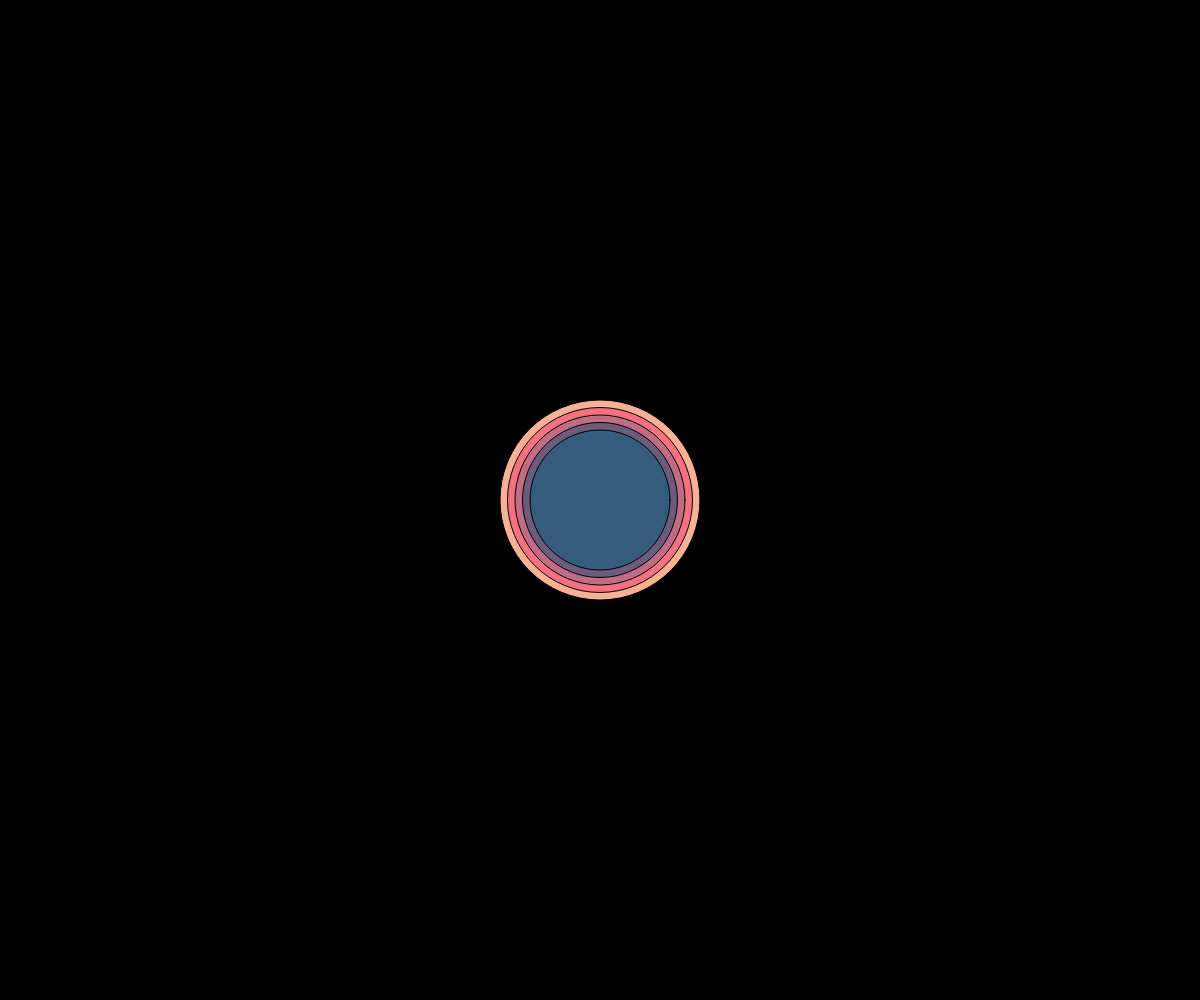
Frame 1 (no input)
Frame 60 (no input): identical to frame 1, image omitted
Frame 120 (the mouse pressed at the canvas centre since frame 60): identical to frame 1, image omitted

The p5.js sketch that drew this single still picture (run headless with seeded random() and noise() and a simulated clock; from frame 60 on, the mouse is pressed at the canvas centre):

// p5.js sketch
// ── sketch.js
let x, y, d;
let colorPalette = ['#F8B195', '#F67280', '#C06C84', '#6C5B7B', '#355C7D'];
let numCircles;
let spacing; 

function setup() {
  createCanvas(windowWidth, windowHeight);
  
  x = width/2;
  y = height/2;
  d = width/2;
spacing = d/numCircles;
  numCircles = 5;
}

function draw() {
  background(0,0,0);
d = width/6;
  for (let i = 0; i < numCircles; i++)
  {
   fill(colorPalette[i]);
    circle(x,y,d);
     d = d - 15;
  }


}
